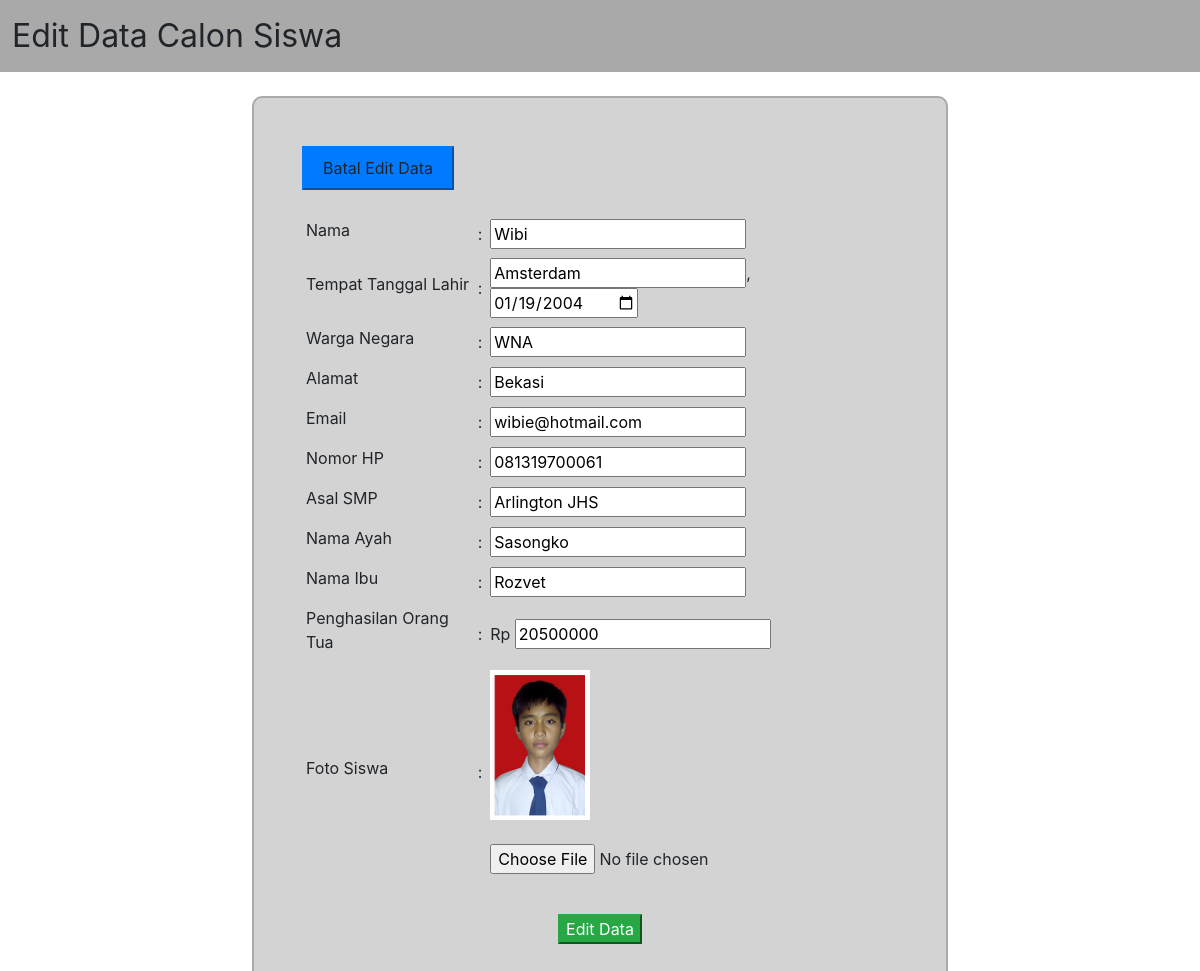
Page /edit.php?id=2 on the committed database.
### tables this page shows
CREATE TABLE `calonsiswa` (
  `id` int(11) NOT NULL,
  `nama` varchar(60) NOT NULL,
  `tempatlahir` varchar(60) NOT NULL,
  `tanggallahir` date NOT NULL,
  `warganegara` char(3) NOT NULL,
  `alamat` varchar(120) NOT NULL,
  `email` varchar(60) NOT NULL,
  `nomorhp` varchar(12) NOT NULL,
  `asalsmp` varchar(60) NOT NULL,
  `namaayah` varchar(60) NOT NULL,
  `namaibu` varchar(60) NOT NULL,
  `penghasilanortu` int(11) NOT NULL,
  `fotosiswa` varchar(200) NOT NULL
);

### Function/functions.php (called while the page is built, shortened)
<?php
	$conn = mysqli_connect("localhost", "root", "", "tugaspraktik");
	function query($query) {
		global $conn;
		$result = mysqli_query($conn, $query);
		$rows = [];
		while ($row = mysqli_fetch_assoc($result)) {
			$rows[] = $row;
		}
		return $rows;
	}
?>

### edit.php (the view, shortened to what this page needs)
<?php
	require 'Function/functions.php';
	$id = $_GET["id"];
	$clnsiswa = query("SELECT * FROM calonsiswa WHERE id = $id")[0];
?>
<!DOCTYPE html>
<html>
<head>
	<link rel="stylesheet" href="Style/bootstrap/css/bootstrap.min.css">
</head>
<body>
	<div id="header">
		Edit Data Calon Siswa
	</div>
	<br>
 	<div id="formedit">
 	<button class="btn-primary">
 		<a class="btn" href="admin.php">Batal Edit Data</a>
 	</button>
 	<br>
 	<br>
 	<form action="" method="post" enctype="multipart/form-data">
 		<table border="0" cellspacing="0" cellpadding="4">
 			<tr>
 				<td><label for="nama">Nama</label></td>
 				<td> : </td>
 				<td><input type="text" name="nama" id="nama" value="<?= $clnsiswa["nama"]; ?>"></td>
 			</tr>
 			<tr>
 				<td><label for="tempatlahir">Tempat Tanggal Lahir</label></td>
 				<td> : </td>
 				<td>
 					<input type="text" name="tempatlahir" id="tempatlahir" value="<?= $clnsiswa["tempatlahir"]; ?>">,
 					<input type="date" name="tanggallahir" value="<?= $clnsiswa["tanggallahir"]; ?>">
 				</td>
 			</tr>
 			<tr>
 				<td><label for="warganegara">Warga Negara</label></td>
 				<td> : </td>
 				<td><input type="text" name="warganegara" id="warganegara" value="<?= $clnsiswa["warganegara"]; ?>"></td>
 			</tr>
 			<tr>
 				<td><label for="alamat">Alamat</label></td>
 				<td> : </td>
 				<td><input type="text" name="alamat" id="alamat" value="<?= $clnsiswa["alamat"]; ?>"></td>
 			</tr>
 			<tr>
 				<td><label for="email">Email</label></td>
 				<td> : </td>
 				<td><input type="text" name="email" id="email" value="<?= $clnsiswa["email"]; ?>"></td>
 			</tr>
 			<tr>
 				<td><label for="nomorhp">Nomor HP</label></td>
 				<td> : </td>
 				<td><input type="text" name="nomorhp" id="nomorhp" value="<?= $clnsiswa["nomorhp"]; ?>"></td>
 			</tr>
 			<tr>
 				<td><label for="asalsmp">Asal SMP</label></td>
 				<td> : </td>
 				<td><input type="text" name="asalsmp" id="asalsmp" value="<?= $clnsiswa["asalsmp"]; ?>"></td>
 			</tr>
 			<tr>
 				<td><label for="namaayah">Nama Ayah</label></td>
 				<td> : </td>
 				<td><input type="text" name="namaayah" id="namaayah" value="<?= $clnsiswa["namaayah"]; ?>"></td>
 			</tr>
 			<tr>
 				<td><label for="namaibu">Nama Ibu</label></td>
 				<td> : </td>
 				<td><input type="text" name="namaibu" id="namaibu" value="<?= $clnsiswa["namaibu"]; ?>"></td>
 			</tr>
 			<tr>
 				<td><label for="penghasilanortu">Penghasilan Orang Tua</label></td>
 				<td> : </td>
 				<td>Rp <input type="text" name="penghasilanortu" id="penghasilanortu" value="<?= $clnsiswa["penghasilanortu"]; ?>"></td>
 			</tr>
 			<tr>
 				<td><label for="fotosiswa">Foto Siswa</label></td>
 				<td> : </td>
 				<td>
 					<img src="FotoSiswa/<?= $clnsiswa["fotosiswa"] ?>">
 					<br>
 					<br>
 					<input type="file" name="fotosiswa" id="fotosiswa">
 				</td>
 			</tr>
 			<tr>
 				<td colspan="3" style="text-align: center; padding-top: 6%;">
 					<button class="btn-success" type="submit" name="submit">Edit Data</button>
 				</td>
 			</tr>
 		</table>
 	</form>
 	</div>
</body>
</html>

### edit.php (style rules this page uses)
table { width: 100%; }
.btn { text-decoration: none; }
img { width: 100px; }
#header { background: DarkGray; font-size: 200%; padding: 1%; }
#formedit { background: LightGray; width: 58%; padding: 4%; margin: auto; border-radius: 10px; border: 2px solid DarkGray; }

### rows in the picture
calonsiswa: nama "Wibi", tempatlahir "Amsterdam", tanggallahir "01/19/2004", warganegara "WNA", alamat "Bekasi", email "wibie@hotmail.com", nomorhp "081319700061", asalsmp "Arlington JHS", namaayah "Sasongko", namaibu "Rozvet", penghasilanortu "20500000", fotosiswa (picture)
